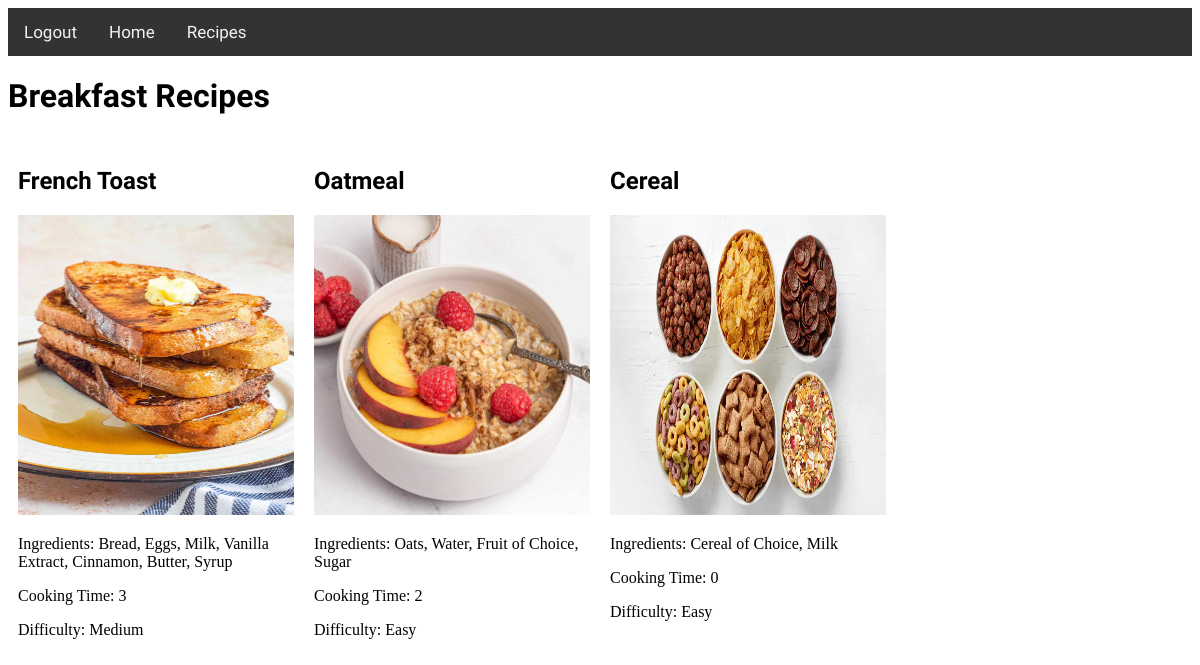
The app's page /breakfasts/ with its own data.
### recipes/models.py (models this page shows, shortened)
class Recipe(models.Model):
    TYPE_CHOICES = (
        ('Breakfast', 'Breakfasts'),
        ('Lunch', 'Lunches'),
        ('Dinner', 'Dinners'),
    )
    id = models.AutoField(primary_key=True)
    recipe_name = models.CharField(max_length=255)
    ingredients = models.TextField()
    cooking_time = models.CharField(max_length=10)
    difficulty = models.CharField(max_length=50)
    pic = models.ImageField(upload_to='media/', null=True, blank=True)
    recipe_type = models.CharField(max_length=10, choices=TYPE_CHOICES, default='Breakfast')

### recipes/views.py (the view)
# urls.py: path('breakfasts/', views.breakfasts_view, name='breakfasts'),  # Add URL for breakfasts
def breakfasts_view(request):
    breakfast_recipes = Recipe.objects.filter(recipe_type='Breakfast')
    context = {'breakfast_recipes': breakfast_recipes}
    return render(request, 'breakfasts.html', context)

### recipes/templates/breakfasts.html (shortened to what this page needs)
<!DOCTYPE html>
<html>
<head>
</head>
<body>
    <nav class="topnav" id="myTopnav">
        <a href="{% url 'recipes:login' %}">Logout</a>
        <a href="{% url 'recipes:home' %}">Home</a>
        <a href="{% url 'recipes:list' %}">Recipes</a>
    </nav>
    <h1 style="font-family: 'Abel', sans-serif;">Breakfast Recipes</h1>
    <div class="row">
        {% for recipe in breakfast_recipes %}
            <div class="column">
                <div class="recipe-container">
                    <h2>{{ recipe.recipe_name }}</h2>
                    <img src="{{ recipe.pic.url }}" alt="{{ recipe.recipe_name }}">
                    <p>Ingredients: {{ recipe.ingredients }}</p>
                    <p>Cooking Time: {{ recipe.cooking_time }}</p>
                    <p>Difficulty: {{ recipe.difficulty }}</p>
                </div>
            </div>
        {% endfor %}
    </div>
</body>
</html>

### recipes/templates/breakfasts.html (style rules this page uses)
.row { display: flex; flex-wrap: wrap; }
.column { width: 25%; padding: 10px; box-sizing: border-box; }
img { width: 100%; height: 300px; transition: all 0.3s ease; cursor: pointer; }
h2 { font-family: 'Abel', sans-serif; font-size: 24px; text-align: left; margin-bottom: 20px; }
.topnav { overflow: hidden; background-color: #333; }
.topnav a { float: left; display: block; color: #f2f2f2; text-align: center; padding: 14px 16px; text-decoration: none; font-size: 17px; font-family: 'Abel', sans-serif; }

### records on screen
Recipe: recipe_name "French Toast", pic (picture), ingredients "Bread, Eggs, Milk, Vanilla Extract, Cinnamon, Butter, Syrup", cooking_time "3", difficulty "Medium"
Recipe: recipe_name "Oatmeal", pic (picture), ingredients "Oats, Water, Fruit of Choice, Sugar", cooking_time "2", difficulty "Easy"
Recipe: recipe_name "Cereal", pic (picture), ingredients "Cereal of Choice, Milk", cooking_time "0", difficulty "Easy"
